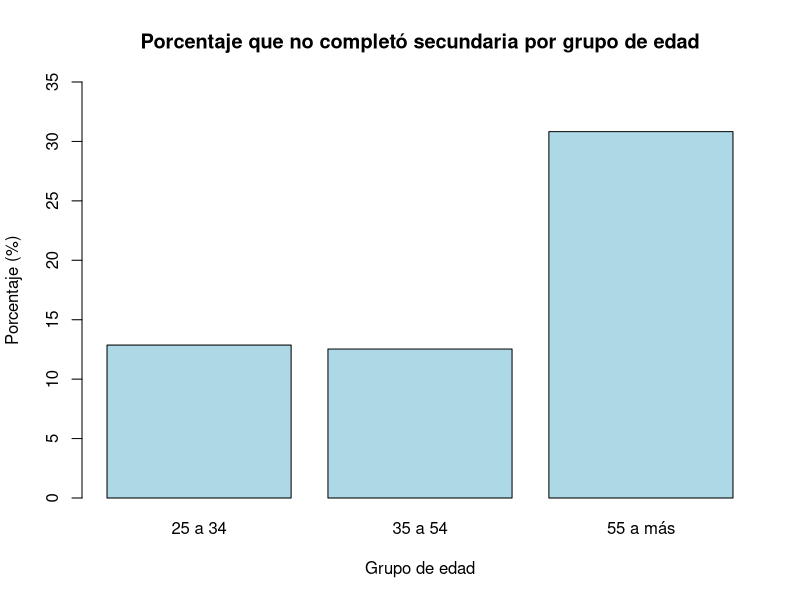
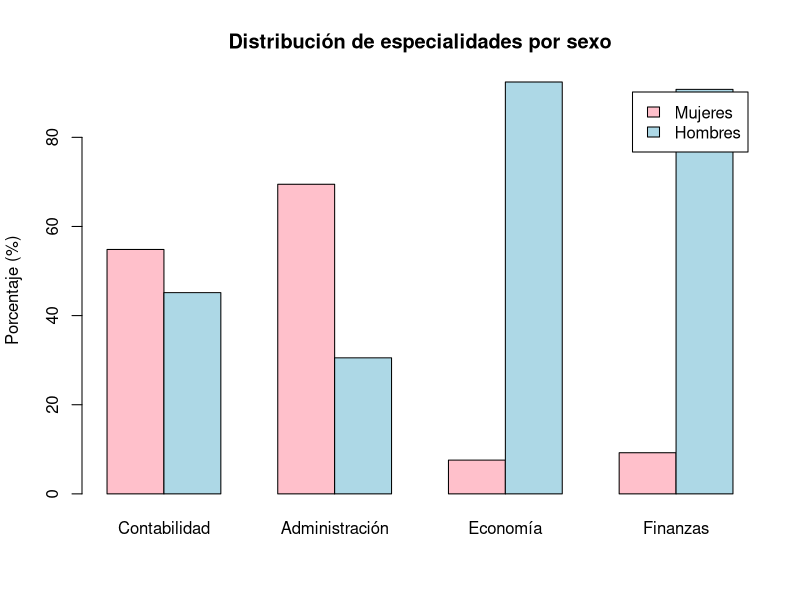

Recreate these plots in R, in order.
# EJERCICIOS "Estadistica básica aplicada" de David S. Moore (2005)

# Capítulo II "Relaciones entre variables"

# SECCIÓN 2.6 "Relaciones entre variables categóricas"

# **************************************************
# PREGUNTA 2.68 - Análisis de tablas de contingencia
# **************************************************

# Los recuentos de la columna "Total" situada a la derecha de la tabla 2.10
# son recuentos de gente en cada grupo educativo.

# (a) Explica por qué la suma de estos recuentos no es igual a 166.438, 
# el total que aparece a la derecha de la última fila de la tabla.

"La columna 'Total' representa la distribución MARGINAL por nivel educativo (suma de cada fila), 
mientras que 166,438 es el TOTAL GENERAL de personas en todos los grupos educativos y todas las 
edades combinadas."

# **************************************************
# PREGUNTA 2.69 - Distribución marginal de la edad
# **************************************************

# A partir de los recuentos de la tabla 2.10:

# (a) Halla, en forma de porcentajes, la distribución marginal de la edad 
# para la gente mayor de 25 años.

total_poblacion <- 166438

grupo_25_a_34 <- 41388 / total_poblacion

grupo_35_a_54 <- 73028 / total_poblacion

grupo_55_a_mas <- 52022 / total_poblacion

resultados <- data.frame(
  Grupo_etario = c("25 a 34", "35 a 54", "55 a más"),
  Porcentajes = c(paste0(round(grupo_25_a_34 * 100, 2), "%"),
                  paste0(round(grupo_35_a_54 * 100, 2), "%"),
                  paste0(round(grupo_55_a_mas * 100, 2), "%"))
)

print(resultados)

"
  Grupo_etario Porcentajes
1      25 a 34      24.87%
2      35 a 54      43.88%
3      55 a más     31.26%
"
# **************************************************
# PREGUNTA 2.70 - Hábitos fumadores de padres e hijos
# **************************************************

# Tenemos datos de ocho escuelas de secundaria sobre el consumo de tabaco 
# entre los estudiantes y entre sus padres.

# TABLA DE DATOS:
# Hábitos de los padres    Estudiantes fumadores    Estudiantes no fumadores
# -------------------------------------------------------------------------
# Los dos padres fuman                      400                       1.380
# Sólo uno de los padres fuma               416                       1.823  
# Ninguno de los dos padres fuma            188                       1.168

# (a) ¿A cuántos estudiantes describen estos datos?

consumo_tabaco_estudiantes <- data.frame(
  Habitos_de_los_padres = c("Los dos padres fuman","Solo uno de los padres fuma","Ninguno de los padres fuma"),
  Estudiantes_fumadores = c(400,416,188),
  Estudiantes_no_fumadores = c(1380,1823,1168)
)

print(consumo_tabaco_estudiantes)

total_estudiantes_fumadores <- sum(consumo_tabaco_estudiantes$Estudiantes_fumadores)
total_estudiantes_no_fumadores <- sum(consumo_tabaco_estudiantes$Estudiantes_no_fumadores)
total_de_alumno <- total_estudiantes_fumadores + total_estudiantes_no_fumadores

totales_alumnos <- data.frame(
  Tipo_estudiante = c("Estudiante fumador","Estudiante no fumador","TOTAL DE ALUMNOS"),
  Total = c(total_estudiantes_fumadores,total_estudiantes_no_fumadores, total_de_alumno)
)

print(totales_alumnos)

"
        Tipo_estudiante Total
1    Estudiante fumador  1004
2 Estudiante no fumador  4371
3      TOTAL DE ALUMNOS  5375
"

# (b) ¿Qué porcentaje de estos estudiantes son fumadores?

porcentaje <- round((total_estudiantes_fumadores / total_de_alumno) * 100,2)

print(paste0("El porcentaje de estudiantes que son fumadores es:",porcentaje,"%"))

"El porcentaje de estudiantes que son fumadores es:18.68%"

# (c) Halla la distribución marginal del consumo de tabaco de los padres de dos
# maneras, con recuentos y en porcentajes

consumo_tabaco_estudiantes$Total_por_habito_padres <- 
  consumo_tabaco_estudiantes$Estudiantes_fumadores + 
  consumo_tabaco_estudiantes$Estudiantes_no_fumadores

consumo_tabaco_estudiantes$Porcentaje_habito_padres <- 
  round((consumo_tabaco_estudiantes$Total_por_habito_padres / total_de_alumno) * 100, 2)

distribucion_marginal <- data.frame(
  Habitos_padres = consumo_tabaco_estudiantes$Habitos_de_los_padres,
  Recuento = consumo_tabaco_estudiantes$Total_por_habito_padres,
  Porcentaje = paste0(consumo_tabaco_estudiantes$Porcentaje_habito_padres, "%")
)

print(distribucion_marginal)

"
               Habitos_padres Recuento Porcentaje
1        Los dos padres fuman     1780     33.12%
2 Solo uno de los padres fuma     2239     41.66%
3  Ninguno de los padres fuma     1356     25.23%
"

# **************************************************
# PREGUNTA 2.71 - Análisis de educación por grupo de edad
# **************************************************

# Utilizando los recuentos de la tabla 2.10:

# (a) Halla el porcentaje de gente de cada grupo de edad que no terminó la secundaria.

datos_educacion <- data.frame(
  Educacion = c("No completaron secundaria", 
                "Completaron secundaria",
                "De 1 a 3 cursos en la universidad", 
                "4 o más cursos en la universidad",
                "Total"),
  Grupo_25_34 = c(5325,14061,11659,10342,41388),
  Grupo_35_54 = c(9152,24070,19926,19878,73028),
  Grupo_55_mas = c(16035,18320,9662,8005,52022),
  Total = c(30512,56451,41247,38225,166438)
)

write.csv(datos_educacion,"ejercicio_2_71_educacion.csv")

print(datos_educacion)

grupo_25_34_tramo1 <- datos_educacion[1,2] / datos_educacion[5,2]
grupo_35_54_tramo1 <- datos_educacion[1,3] / datos_educacion[5,3]
grupo_55_mas_tramo1 <- datos_educacion[1,4] / datos_educacion[5,4]

porcentaje_25_34_tramo1 <- paste0(round(grupo_25_34_tramo1 * 100,2),"%")
porcentaje_35_54_tramo1 <- paste0(round(grupo_35_54_tramo1 * 100,2),"%")
porcentaje_55_mas_tramo1 <- paste0(round(grupo_55_mas_tramo1 * 100,2),"%")

porcentajes_totales <- data.frame(
  Grupo_etario = c("25 a 34 años","35 a 54 años", "55 a más años"),
  Porcentaje = c(porcentaje_25_34_tramo1,porcentaje_35_54_tramo1,porcentaje_55_mas_tramo1)
)

print(porcentajes_totales)

"
Grupo_etario   Porcentaje
1 25 a 34 años     12.87%
2 35 a 54 años     12.53%
3 55 a más años    30.82%
"

# (b) Dibuja un diagrama de barras para comparar estos porcentajes.

porcentajes_numericos <- c(grupo_25_34_tramo1 * 100, 
                           grupo_35_54_tramo1 * 100, 
                           grupo_55_mas_tramo1 * 100)

nombres_grupos <- c("25 a 34", "35 a 54", "55 a más")

barplot(porcentajes_numericos, 
        names.arg = nombres_grupos,
        main = "Porcentaje que no completó secundaria por grupo de edad",
        xlab = "Grupo de edad", 
        ylab = "Porcentaje (%)",
        col = "lightblue",
        ylim = c(0, 35))

# (c) Explica lo que muestran los datos.

"El 30.82% de las personas de 55+ años no completó la secundaria, una proporción 
mucho mayor que en los grupos más jóvenes (12.87% en 25-34 años y 12.53% en 35-54 años). 
Esto muestra una dramática mejoria en el acceso a la educación a través de las generaciones."

# **************************************************
# PREGUNTA 2.72 - Huevos de serpientes de agua
# **************************************************

# ¿Cómo influye la temperatura sobre la eclosión de los huevos de serpiente de agua? 
# Unos investigadores distribuyeron huevos recién puestos a tres temperaturas: 
# caliente, templada y fría.

# DATOS:
# Temperatura   Número de huevos   Huevos eclosionados
# ---------------------------------------------------
# Fría          27                 16
# Templada      56                 38
# Caliente      104                75

# (a) Construye una tabla de contingencia con la temperatura y el resultado de
# la eclosión (sí o no).

matrix_huevos <- matrix(c(27,16,11,
                          56,38,18,
                          104,75,29),
                        nrow = 3,ncol = 3,
                        byrow = TRUE)
rownames(matrix_huevos) = c("Fría","Templada","Caliente")
colnames(matrix_huevos) = c("Número de huevos","Eclosionados","No eclosionados")

print(matrix_huevos)

"
         Número de huevos Eclosionados No eclosionados
Fría                   27           16              11
Templada               56           38              18
Caliente              104           75              29
"

# (b) Calcula el porcentaje de huevos de cada grupo que eclosionó. Los investigadores 
# opinaban que los huevos no eclosionarían en agua fría. Los datos, ¿apoyan esta opinión?

eclosion_fria <- matrix_huevos[1,2] / matrix_huevos[1, 1]

eclosion_templada <- matrix_huevos[2,2]/ matrix_huevos[2,1]

eclosion_caliente <- matrix_huevos[3,2] / matrix_huevos[3,1]

porcentaje_frio <- paste0(round(eclosion_fria * 100,2),"%")

porcentaje_templado <- paste0(round(eclosion_templada * 100,2),"%")

porcentaje_caliente <- paste0(round(eclosion_caliente * 100,2),"%")

resultados_eclosion <- data.frame(
  Temperatura = c("Fría","Templada","Caliente"),
  Porcentaje_eclosion = c(porcentaje_frio,porcentaje_templado,porcentaje_caliente)
)

print(resultados_eclosion)

"
  Temperatura Porcentaje_eclosion
1        Fría              59.26%
2    Templada              67.86%
3    Caliente              72.12%

===================================================

Los datos NO apoyan la opinión de los investigadores. Si bien la eclosión es significativamente 
menor en agua fría (59.26%) comparada con temperaturas más cálidas (67.86% templada, 72.12% caliente), 
más de la mitad de los huevos SÍ eclosionaron en agua fría. Esto contradice la hipótesis de que los 
huevos 'no eclosionarían' en agua fría, aunque confirma que la temperatura fría reduce la tasa de eclosión."

# **************************************************
# PREGUNTA 2.73 - Distribución condicional de la edad
# **************************************************

# Halla la distribución condicional de la edad entre la gente con al menos
# 4 cursos universitarios. Parte de los recuentos de la tabla 2.10. 
# (Para hacerlo, fíjate sólo en la fila de "4 o más cursos en la universidad" de la tabla.)

tramo_25_34 <- datos_educacion[4,2] / datos_educacion[4,5]
tramo_35_54 <- datos_educacion[4,3] / datos_educacion[4,5]
tramo_55_mas <- datos_educacion[4,4] / datos_educacion[4,5]

porcentaje_25_34_tramo4 <- paste0(round(tramo_25_34 * 100,2),"%")
porcentaje_35_54_tramo4 <- paste0(round(tramo_35_54 * 100,2),"%")
porcentaje_55_mas_tramo4 <- paste0(round(tramo_55_mas * 100,2),"%")

porcentajes_totales <- data.frame(
  Grupo_etario = c("25 a 34 años","35 a 54 años", "55 a más años"),
  Porcentaje = c(porcentaje_25_34_tramo4,porcentaje_35_54_tramo4,porcentaje_55_mas_tramo4)
)

print(porcentajes_totales)

"
   Grupo_etario  Porcentaje
1  25 a 34 años      27.06%
2  35 a 54 años         52%
3 55 a más años      20.94%
"
# **************************************************
# PREGUNTA 2.74 - Planes profesionales de hombres y mujeres
# **************************************************

# Un estudio sobre los planes profesionales de mujeres y hombres jóvenes envió 
# cuestionarios a los 722 alumnos de una clase de último curso de Administración 
# de Empresas de la University of Illinois.

# TABLA DE DATOS:
# Especialidad      Mujeres   Hombres
# ----------------------------------
# Contabilidad      68        56
# Administración    91        40
# Economía          5         61
# Finanzas          6         59

# (a) Halla la distribución de la especialidad condicionada al sexo de los estudiantes. 
# A partir de tus resultados describe las diferencias entre hombres y mujer con un gráfico 
# y con palabras.

tabla_especialidad <- data.frame(
  Especialidad = c("Contabilidad","Administración","Economía","Finanzas"),
  Mujeres = c(68,91,5,6),
  Hombres = c(56,40,61,59)
)

print(tabla_especialidad)

total_contabilidad <- tabla_especialidad[1,2] + tabla_especialidad[1,3]
total_administracion <- tabla_especialidad[2,2] + tabla_especialidad[2,3]
total_economia <- tabla_especialidad[3,2] + tabla_especialidad[3,3]
total_finanzas <- tabla_especialidad[4,2] + tabla_especialidad[4,3]

mujeres_contabilidad <- tabla_especialidad[1,2] / total_contabilidad
mujeres_administracion <- tabla_especialidad[2,2] / total_administracion
mujeres_economia <- tabla_especialidad[3,2] / total_economia
mujeres_finanzas <- tabla_especialidad[4,2] / total_finanzas

hombres_contabilidad <- tabla_especialidad[1,3] / total_contabilidad
hombres_administracion <- tabla_especialidad[2,3] / total_administracion
hombres_economia <- tabla_especialidad[3,3] / total_economia
hombres_finanzas <- tabla_especialidad[4,3] / total_finanzas

porcentaje_mujeres_contabilidad <- paste0(round(mujeres_contabilidad * 100,2),"%")
porcentaje_mujeres_administracion <- paste0(round(mujeres_administracion * 100,2),"%")
porcentaje_mujeres_economia <- paste0(round(mujeres_economia * 100,2),"%")
porcentaje_mujeres_finanzas <- paste0(round(mujeres_finanzas * 100,2),"%")

porcentaje_hombres_contabilidad <- paste0(round(hombres_contabilidad * 100,2),"%")
porcentaje_hombres_administracion <- paste0(round(hombres_administracion * 100,2),"%")
porcentaje_hombres_economia <- paste0(round(hombres_economia * 100,2),"%")
porcentaje_hombres_finanzas <- paste0(round(hombres_finanzas * 100,2),"%")

tabla_especialidad_porcentajes <- data.frame(
  Especialidad = c("Contabilidad","Administración","Economía","Finanzas"),
  Mujeres = c(porcentaje_mujeres_contabilidad,porcentaje_mujeres_administracion,
              porcentaje_mujeres_economia,porcentaje_mujeres_finanzas),
  Hombres = c(porcentaje_hombres_contabilidad,porcentaje_hombres_administracion,
              porcentaje_hombres_economia,porcentaje_hombres_finanzas)
)

print(tabla_especialidad_porcentajes)

porcentajes_mujeres <- c(54.84, 69.47, 7.58, 9.23)
porcentajes_hombres <- c(45.16, 30.53, 92.42, 90.77)

barplot(rbind(porcentajes_mujeres, porcentajes_hombres),
        beside = TRUE,
        names.arg = tabla_especialidad$Especialidad,
        col = c("pink", "lightblue"),
        main = "Distribución de especialidades por sexo",
        ylab = "Porcentaje (%)",
        legend.text = c("Mujeres", "Hombres"))

"
    Especialidad Mujeres Hombres
1   Contabilidad  54.84%  45.16%
2 Administración  69.47%  30.53%
3       Economía   7.58%  92.42%
4       Finanzas   9.23%  90.77%

====================================================

Las mujeres predominan en Administración (69.47%) y Contabilidad (54.84%), mientras 
los hombres son mayoría abrumadora en Economía (92.42%) y Finanzas (90.77%), mostrando 
una clara segregación por género en las especialidades de negocios.
"

# (b) ¿Qué porcentaje de estudiantes no respondió el cuestionario? La falta de
# respuesta debilita los resultados obtenidos.

total_alumnado <- 722

total_respondieron <- total_contabilidad + total_administracion + total_economia + total_finanzas

total_no_respondieron <- total_alumnado - total_respondieron

porcentaje_respondio <- paste0(round((total_respondieron / total_alumnado) * 100,2),"%")

porcentaje_no_respondio <- paste0(round((total_no_respondieron / total_alumnado) * 100,2),"%")

porcentajes <- data.frame(
  Estudiantes = c("Respondieron", "No respondieron"),
  Porcentajes = c(porcentaje_respondio,porcentaje_no_respondio)
)

print(porcentajes)

"
     Estudiantes  Porcentajes
1    Respondieron      53.46%
2 No respondieron      46.54%
"

# **************************************************
# PREGUNTA 2.75 - Tablas de contingencia 2x2
# **************************************************

# He aquí los totales de filas y columnas de una tabla de contingencia con dos
# filas y dos columnas.

#         Col1   Col2   Total
# Fila1    a      b      50
# Fila2    c      d      50
# Total    60     40     100

# (a) Halla dos diferentes conjuntos de recuentos a, b, c y d que den los mismos totales. 
# Este ejercicio muestra que la relación entre dos variables no se puede obtener a partir 
# de las distribuciones individuales de las variables.

# Conjunto 1
df1 <- data.frame(
  Fila = c("Fila1", "Fila2", "Total"),
  Col1 = c(30, 30, 60),
  Col2 = c(20, 20, 40),
  Total = c(50, 50, 100)
)

# Conjunto 2  
df2 <- data.frame(
  Fila = c("Fila1", "Fila2", "Total"),
  Col1 = c(40, 20, 60),
  Col2 = c(10, 30, 40),
  Total = c(50, 50, 100)
)

print("CONJUNTO 1:")
print(df1)
print("CONJUNTO 2:")
print(df2)  

